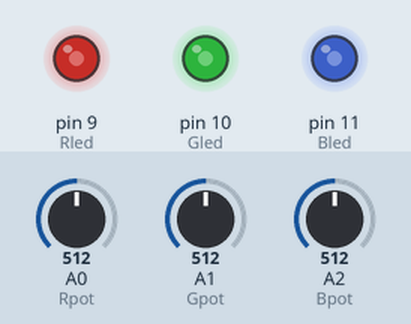
Simulated run of this sketch. Board: Arduino Uno, built with avr-gcc and run on an emulated ATmega328P. Shown: output pins drawn as LEDs (lit = HIGH). The inputs (shaded band) are chosen by the test bench; at power-on: A0 (Rpot) = 512, A1 (Gpot) = 512, A2 (Bpot) = 512.

Above: at 1.2 s.
1.3 s: A0 (Rpot) set to 306
At 2.5 s:
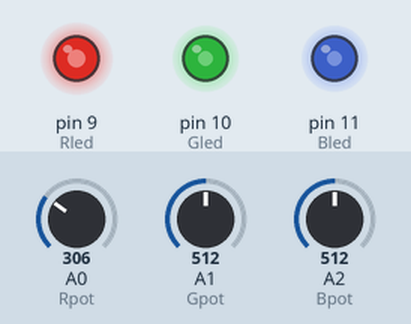
2.8 s: A1 (Gpot) set to 306
At 3.8 s:
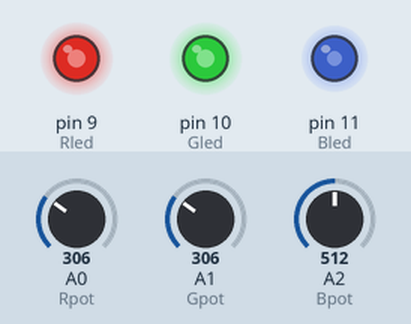
4.3 s: A2 (Bpot) set to 306
At 5.0 s:
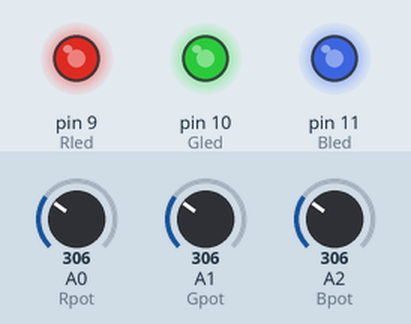
5.8 s: A0 (Rpot) set to 122
At 6.1 s:
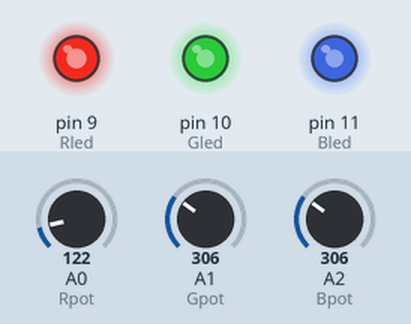
7.3 s: A1 (Gpot) set to 122
At 8.4 s:
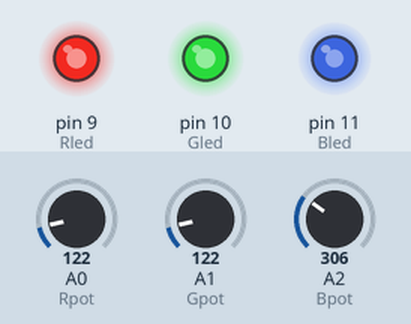
8.8 s: A2 (Bpot) set to 122
At 9.6 s:
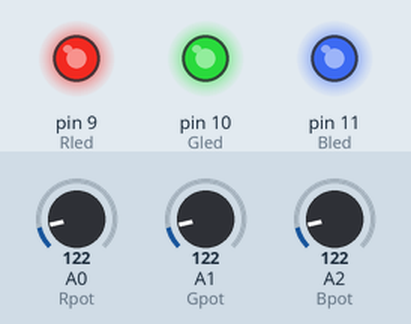
Timing chart, 0 to 11.3 s (numbered marks = the images above; inputs shaded):
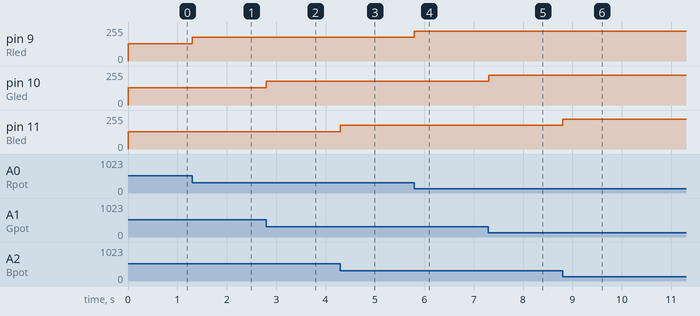

The sketch:

RGB.ino
```cpp
// change
int Rled = 9;  // led
int Gled = 10;  // led
int Bled = 11;  // led

const int Rpot = 0;   // potentiometer
const int Gpot = 1;   // potentiometer
const int Bpot = 2;   // potentiometer

int Rval = 0;         // variable to store the reading
int Gval = 0;         // variable to store the reading
int Bval = 0;         // variable to store the reading

void setup()
{
  pinMode(Rled, OUTPUT);   // sets the pin as output
  pinMode(Gled, OUTPUT);   // sets the pin as output
  pinMode(Bled, OUTPUT);   // sets the pin as output

  analogWrite(Rled, Rval);
  analogWrite(Gled, Gval);
  analogWrite(Bled, Bval);

}

void loop()
{
  Rval = (255 - map( analogRead(Rpot), 0, 1024, 0, 255 ) );
  Gval = (255 - map( analogRead(Gpot), 0, 1024, 0, 255 ) );
  Bval = (255 - map( analogRead(Bpot), 0, 1024, 0, 255 ) );

  analogWrite(Rled, Rval);
  analogWrite(Gled, Gval);
  analogWrite(Bled, Bval);

}
```

Measured:
- after the input at 1.3 s, pin 9 (Rled): 128/255 → 179/255 at once
- after the input at 2.8 s, pin 10 (Gled): 128/255 → 179/255 at once
- after the input at 4.3 s, pin 11 (Bled): 128/255 → 179/255 at once
- after the input at 5.8 s, pin 9 (Rled): 179/255 → 225/255 at once
- after the input at 7.3 s, pin 10 (Gled): 179/255 → 225/255 at once
- after the input at 8.8 s, pin 11 (Bled): 179/255 → 225/255 at once
